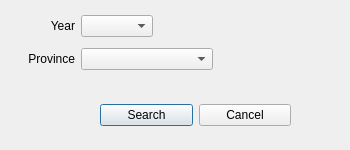
<?xml version="1.0" encoding="UTF-8"?>
<ui version="4.0">
 <class>dialog</class>
 <widget class="QDialog" name="dialog">
  <property name="geometry">
   <rect>
    <x>0</x>
    <y>0</y>
    <width>350</width>
    <height>150</height>
   </rect>
  </property>
  <property name="minimumSize">
   <size>
    <width>350</width>
    <height>150</height>
   </size>
  </property>
  <property name="maximumSize">
   <size>
    <width>350</width>
    <height>150</height>
   </size>
  </property>
  <property name="windowTitle">
   <string>Count students</string>
  </property>
  <widget class="QWidget" name="horizontalLayoutWidget">
   <property name="geometry">
    <rect>
     <x>100</x>
     <y>90</y>
     <width>191</width>
     <height>51</height>
    </rect>
   </property>
   <layout class="QHBoxLayout" name="horizontalLayout">
    <item>
     <widget class="QPushButton" name="btn_search">
      <property name="text">
       <string>Search</string>
      </property>
      <property name="shortcut">
       <string>Return</string>
      </property>
     </widget>
    </item>
    <item>
     <widget class="QPushButton" name="btn_cancel">
      <property name="text">
       <string>Cancel</string>
      </property>
      <property name="shortcut">
       <string>Esc</string>
      </property>
     </widget>
    </item>
   </layout>
  </widget>
  <widget class="QWidget" name="gridLayoutWidget">
   <property name="geometry">
    <rect>
     <x>20</x>
     <y>10</y>
     <width>193</width>
     <height>67</height>
    </rect>
   </property>
   <layout class="QGridLayout" name="gridLayout">
    <item row="1" column="0">
     <widget class="QLabel" name="lb_year">
      <property name="text">
       <string>Year</string>
      </property>
      <property name="alignment">
       <set>Qt::AlignRight|Qt::AlignTrailing|Qt::AlignVCenter</set>
      </property>
     </widget>
    </item>
    <item row="1" column="1">
     <widget class="QComboBox" name="box_year"/>
    </item>
    <item row="2" column="0">
     <widget class="QLabel" name="lb_province">
      <property name="text">
       <string>Province</string>
      </property>
      <property name="alignment">
       <set>Qt::AlignRight|Qt::AlignTrailing|Qt::AlignVCenter</set>
      </property>
     </widget>
    </item>
    <item row="2" column="1" colspan="2">
     <widget class="QComboBox" name="box_province"/>
    </item>
   </layout>
  </widget>
 </widget>
 <resources/>
 <connections/>
</ui>
